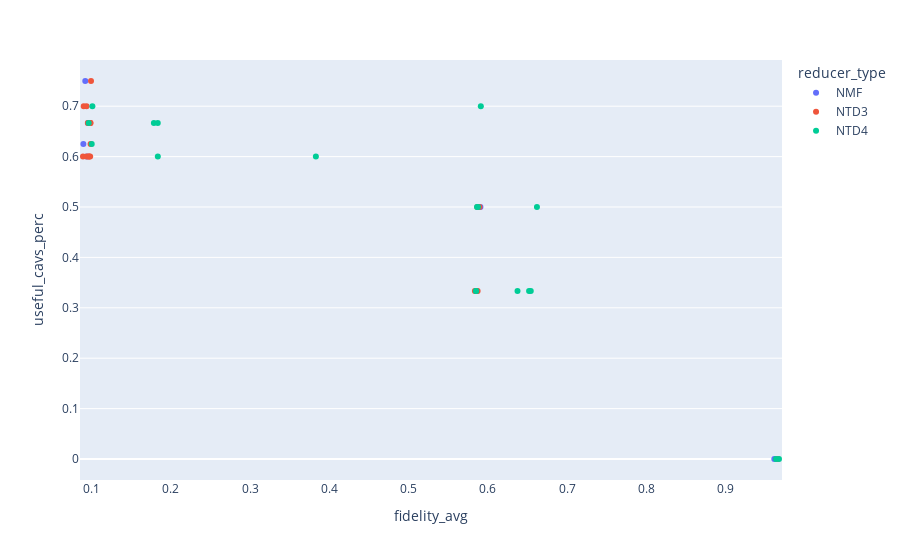

This figure's notebook cell:
### Code cell
px.strip(df, x= 'fidelity_avg', y='useful_cavs_perc', color="reducer_type", hover_data=['rank_str'], stripmode="group")

### Figure 1 — Plotly figure (JSON) as saved in the notebook; plotly's stock layout.template omitted (floating-point values rounded to 4 significant figures)
{"data": [{"alignmentgroup": "True", "boxpoints": "all", "customdata": [["1"], ["2"], ["3"], ["6"], ["10"], ["8"], ["12"]], "fillcolor": "rgba(255,255,255,0)", "hoveron": "points", "hovertemplate": "reducer_type=NMF<br>fidelity_avg=%{x}<br>useful_cavs_perc=%{y}<br>rank_str=%{customdata[0]}<extra></extra>", "legendgroup": "NMF", "line": {"color": "rgba(255,255,255,0)"}, "marker": {"color": "#636efa"}, "name": "NMF", "offsetgroup": "NMF", "orientation": "v", "pointpos": 0, "showlegend": true, "type": "box", "x": [0.9614, 0.5906, 0.5857, 0.09553, 0.09412, 0.08962, 0.09204], "x0": " ", "xaxis": "x", "y": [0, 0.5, 0.3333, 0.6667, 0.6, 0.625, 0.75], "y0": " ", "yaxis": "y"}, {"alignmentgroup": "True", "boxpoints": "all", "customdata": [["[3, 20, 100]"], ["[6, 20, 100]"], ["[10, 20, 100]"], ["[3, 20, 25]"], ["[6, 20, 25]"], ["[10, 20, 25]"], ["[3, 30, 100]"], ["[6, 30, 100]"], ["[10, 30, 100]"], ["[6, 39, 80]"], ["[10, 39, 80]"], ["[6, 39, 200]"], ["[10, 39, 200]"], ["[8, 39, 100]"], ["[10, 39, 100]"], ["[10, 39, 375]"], ["[8, 39, 375]"], ["[6, 39, 375]"], ["[3, 39, 375]"], ["[2, 39, 375]"], ["[1, 39, 375]"]], "fillcolor": "rgba(255,255,255,0)", "hoveron": "points", "hovertemplate": "reducer_type=NTD3<br>fidelity_avg=%{x}<br>useful_cavs_perc=%{y}<br>rank_str=%{customdata[0]}<extra></extra>", "legendgroup": "NTD3", "line": {"color": "rgba(255,255,255,0)"}, "marker": {"color": "#EF553B"}, "name": "NTD3", "offsetgroup": "NTD3", "orientation": "v", "pointpos": 0, "showlegend": true, "type": "box", "x": [0.5853, 0.09527, 0.08918, 0.5871, 0.5894, 0.09368, 0.5858, 0.09836, 0.09006, 0.09736, 0.09354, 0.09859, 0.09818, 0.09927, 0.09696, 0.0962, 0.09871, 0.09764, 0.5836, 0.5868, 0.9659], "x0": " ", "xaxis": "x", "y": [0.3333, 0.6667, 0.6, 0.3333, 0.5, 0.7, 0.3333, 0.6667, 0.7, 0.6667, 0.6, 0.6667, 0.6, 0.75, 0.6, 0.6, 0.625, 0.6667, 0.3333, 0.5, 0], "y0": " ", "yaxis": "y"}, {"alignmentgroup": "True", "boxpoints": "all", "customdata": [["[3, 3, 2, 25]"], ["[1, 3, 2, 25]"], ["[2, 3, 2, 25]"], ["[3, 5, 3, 25]"], ["[3, 13, 3, 25]"], ["[6, 13, 3, 25]"], ["[6, 2, 3, 20]"], ["[10, 2, 3, 20]"], ["[3, 2, 3, 25]"], ["[6, 2, 3, 25]"], ["[10, 2, 3, 25]"], ["[10, 13, 3, 375]"], ["[10, 3, 3, 375]"], ["[8, 13, 3, 375]"], ["[6, 13, 3, 375]"], ["[3, 13, 3, 375]"], ["[1, 13, 3, 375]"], ["[2, 13, 3, 375]"]], "fillcolor": "rgba(255,255,255,0)", "hoveron": "points", "hovertemplate": "reducer_type=NTD4<br>fidelity_avg=%{x}<br>useful_cavs_perc=%{y}<br>rank_str=%{customdata[0]}<extra></extra>", "legendgroup": "NTD4", "line": {"color": "rgba(255,255,255,0)"}, "marker": {"color": "#00cc96"}, "name": "NTD4", "offsetgroup": "NTD4", "orientation": "v", "pointpos": 0, "showlegend": true, "type": "box", "x": [0.6541, 0.9673, 0.6619, 0.6374, 0.5853, 0.5862, 0.1786, 0.5911, 0.652, 0.1835, 0.383, 0.101, 0.1836, 0.1002, 0.09635, 0.5848, 0.9635, 0.5876], "x0": " ", "xaxis": "x", "y": [0.3333, 0, 0.5, 0.3333, 0.3333, 0.5, 0.6667, 0.7, 0.3333, 0.6667, 0.6, 0.7, 0.6, 0.625, 0.6667, 0.3333, 0, 0.5], "y0": " ", "yaxis": "y"}], "layout": {"boxmode": "group", "legend": {"title": {"text": "reducer_type"}, "tracegroupgap": 0}, "margin": {"t": 60}, "xaxis": {"anchor": "y", "domain": [0, 1], "title": {"text": "fidelity_avg"}}, "yaxis": {"anchor": "x", "domain": [0, 1], "title": {"text": "useful_cavs_perc"}}}}
